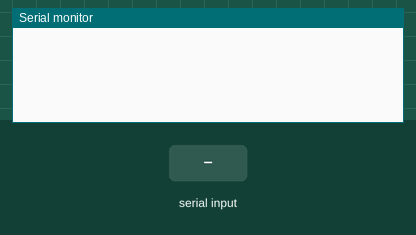
This sketch was run on a simulated Arduino Uno, built with avr-gcc and run on an emulated ATmega328P. Parts: the last lines printed to the serial monitor. The inputs (shaded band) are chosen by the test bench.

Above: at 2.8 s.
2.9 s: "90,45\n" received over the second serial link
At 4.9 s:
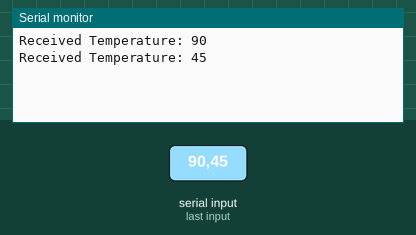
5.5 s: "30,150\n" received over the second serial link
At 8.0 s:
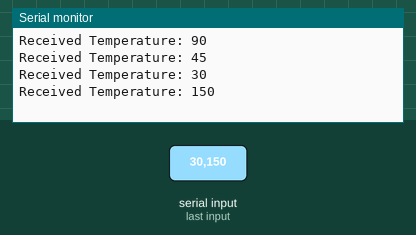
Timing chart, 0 to 9.5 s (numbered marks = the images above; inputs shaded):
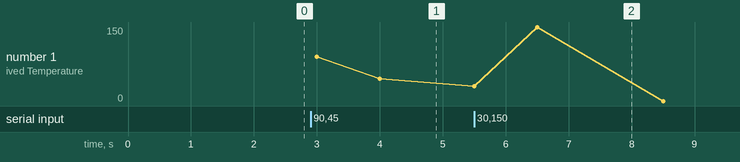

The sketch:

nithub_task_2_receiver_code.ino
```cpp
#include <SoftwareSerial.h>

SoftwareSerial mySerial(3,5);  // RX, TX (reverse of sender)

void setup() {
  Serial.begin(9600);      // USB serial for monitoring
  mySerial.begin(9600);    // Communication with sender
}

void loop() {
  if (mySerial.available()) {
   int receivedData = mySerial.parseInt();  // Read incoming data
    Serial.println("Received Temperature: " + String(receivedData));
  }
  delay(1000); // Wait for 1000 millisecond(s)
}
```

Measured:
- after the input at 2.9 s, the serial monitor: prints a new line after 0.10 s (image 1)
- after the input at 5.5 s, the serial monitor: prints a new line at once (image 2)
